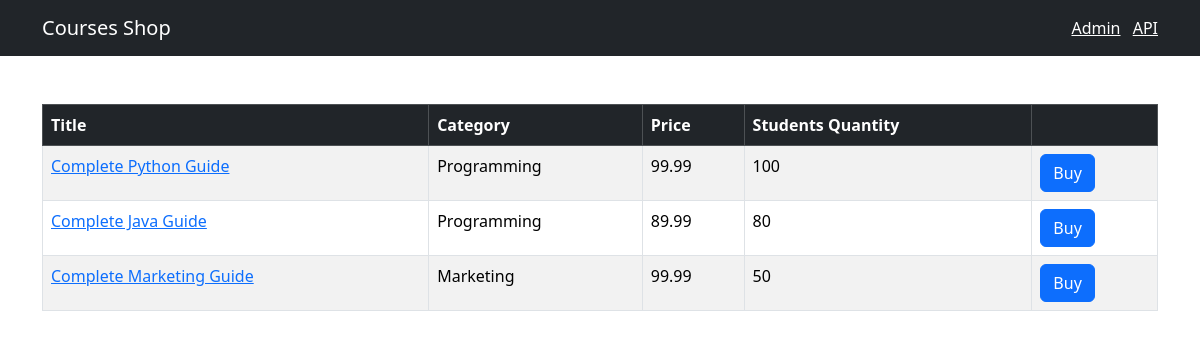
The app's page /, older data.
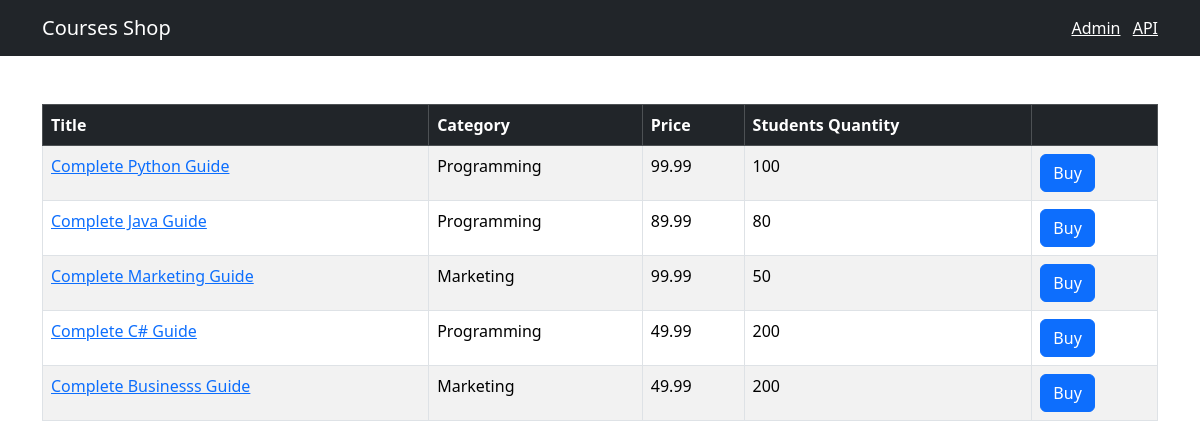
The same page, newer data.
### shop/models.py (models this page shows, shortened)
class Course(models.Model):
    title = models.CharField(max_length=300)
    price = models.FloatField()
    students_qty = models.IntegerField()
    reviews_qty = models.IntegerField()
    category = models.ForeignKey(Category, on_delete=models.CASCADE)
    created_at = models.DateTimeField(default=timezone.now)

class Category(models.Model):
    title = models.CharField(max_length=255)
    created_at = models.DateTimeField(default=timezone.now)
    def __str__(self):
        return self.title

### shop/views.py (the view)
# urls.py: path('', include(api.urls), name='index')
def index(request):
    courses = Course.objects.all()
    return render(request, 'shop/courses.html', {'courses': courses})

### templates/shop/courses.html (shortened to what this page needs)
{% extends 'base.html' %}
{% block content %}
<table class="table mt-5 table-bordered table-striped table-hover">
    <thead class="table-dark">
        <tr>
            <th>Title</th>
            <th>Category</th>
            <th>Price</th>
            <th>Students Quantity</th>
            <th></th>
        </tr>
    </thead>
    <tbody>
        {% for course in courses %}
        <tr>
            <td>
                <a href={% url "shop:single_course" course.id %}>{{ course.title }}</a>
            </td>
            <td>{{ course.category }}</td>
            <td>{{ course.price }}</td>
            <td>{{ course.students_qty }}</td>
            <td><button class="btn btn-primary">Buy</button></td>
        </tr>
        {% endfor %}
    </tbody>
</table>
{% endblock %}

### templates/base.html (shortened to what this page needs)
<!DOCTYPE html>
<html lang="en">
<head>
    <link href="https://cdn.jsdelivr.net/npm/bootstrap@5.3.3/dist/css/bootstrap.min.css" rel="stylesheet">
</head>
<body>
    <nav class="navbar navbar-dark bg-dark">
        <div class="container">
            <a href={% url "shop:index" %} class="navbar-brand">Courses Shop</a>
            <span class="navbar-text">
                <a href="/admin/" class="me-2">Admin</a>
                <a href="/api/v1/">API</a>
            </span>
        </div>
    </nav>
    <main class="container">
        {% block content %}
        {% endblock %}
    </main>
</body>
</html>

Row changes from the older to the newer data that the page shows:
added Course: title "Complete C# Guide", category "Programming", price "49.99", students_qty "200"
added Course: title "Complete Businesss Guide", category "Marketing", price "49.99", students_qty "200"
